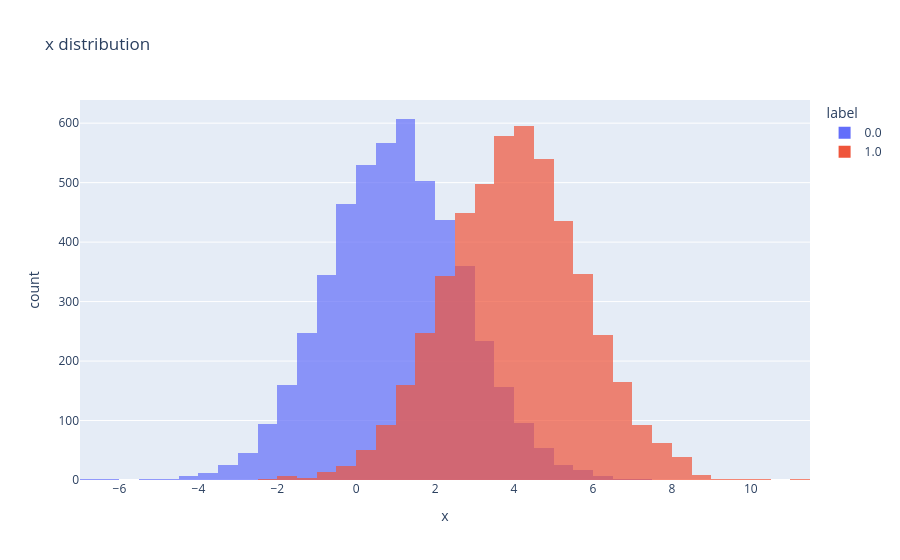
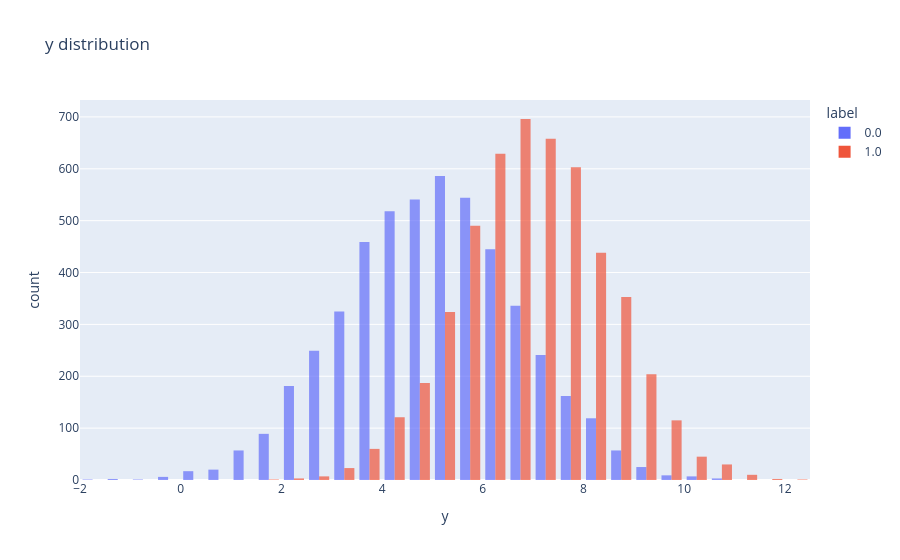
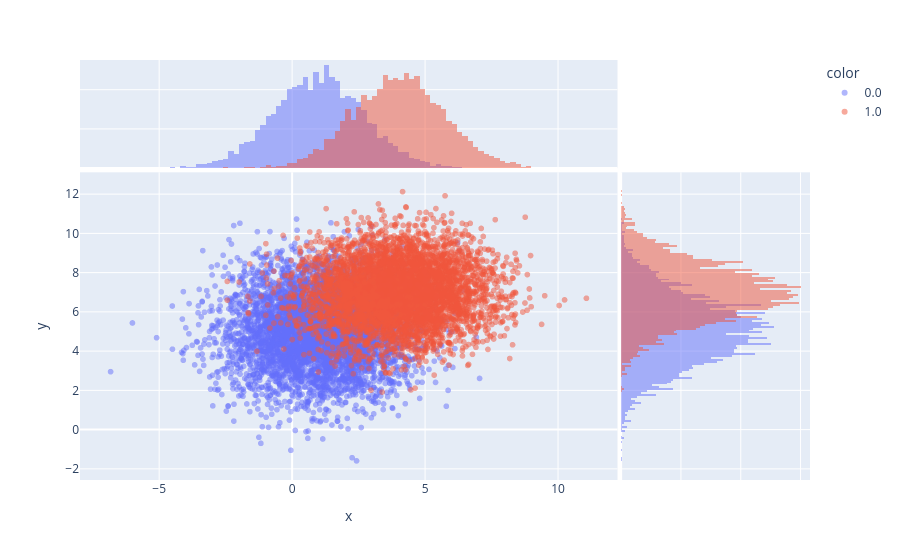

Here is the notebook cell these charts were saved with, in order:
### Markdown cell above
## Analiza wizualna danych. 

Pierwszy krok przy analizie danych z użyciem dowolnego algorytmu to ich inspekcja. Korzystając z funkcji biblioteki `plotly.express`:
* narysować rozkłady wszystkich zmiennych wejściowych oddzielnie dla klas 0 i 1 (`px.histogram()` - Zwróć uwagę na parametr barmode, zobacz co się stanie dla "group" a co jak go zmienisz na "overlay".)
* narysować wykres korelacji między zmiennymi wejściowymi dla klas 0 i 1 na jednym rysunku (`px.scatter()`)

### Code cell
#BEGIN_SOLUTION

px.histogram(df, x="x", nbins=40, color='label', title="x distribution", opacity=0.7, barmode="overlay").show() # Zwróć uwagę na parametr barmode, zobacz co się stanie jak go zmienisz na "overlay".
px.histogram(df, x="y", nbins=40, color='label', title="y distribution", opacity=0.7, barmode="group").show()

px.scatter(
    df, 
    x="x", 
    y="y", 
    color=df["label"].astype(str),
    opacity=0.5,
    marginal_x="histogram",   # inne opcje: "box", "violin", "rug"
    marginal_y="histogram"
).show()
#END_SOLUTION

### Figure 1 — Plotly figure (JSON) as saved in the notebook; plotly's stock layout.template omitted (floating-point values rounded to 4 significant figures; data arrays with more than 128 entries replaced by an {"elided": "..."} marker saying what was removed)
{"data": [{"bingroup": "x", "hovertemplate": "label=0.0<br>x=%{x}<br>count=%{y}<extra></extra>", "legendgroup": "0.0", "marker": {"color": "#636efa", "opacity": 0.7, "pattern": {"shape": ""}}, "name": "0.0", "nbinsx": 40, "orientation": "v", "showlegend": true, "type": "histogram", "x": {"elided": "5000 float values"}, "xaxis": "x", "yaxis": "y"}, {"bingroup": "x", "hovertemplate": "label=1.0<br>x=%{x}<br>count=%{y}<extra></extra>", "legendgroup": "1.0", "marker": {"color": "#EF553B", "opacity": 0.7, "pattern": {"shape": ""}}, "name": "1.0", "nbinsx": 40, "orientation": "v", "showlegend": true, "type": "histogram", "x": {"elided": "5000 float values"}, "xaxis": "x", "yaxis": "y"}], "layout": {"barmode": "overlay", "legend": {"title": {"text": "label"}, "tracegroupgap": 0}, "title": {"text": "x distribution"}, "xaxis": {"anchor": "y", "domain": [0, 1], "title": {"text": "x"}}, "yaxis": {"anchor": "x", "domain": [0, 1], "title": {"text": "count"}}}}

### Figure 2 — Plotly figure (JSON) as saved in the notebook; plotly's stock layout.template omitted (floating-point values rounded to 4 significant figures; data arrays with more than 128 entries replaced by an {"elided": "..."} marker saying what was removed)
{"data": [{"alignmentgroup": "True", "bingroup": "x", "hovertemplate": "label=0.0<br>y=%{x}<br>count=%{y}<extra></extra>", "legendgroup": "0.0", "marker": {"color": "#636efa", "opacity": 0.7, "pattern": {"shape": ""}}, "name": "0.0", "nbinsx": 40, "offsetgroup": "0.0", "orientation": "v", "showlegend": true, "type": "histogram", "x": {"elided": "5000 float values"}, "xaxis": "x", "yaxis": "y"}, {"alignmentgroup": "True", "bingroup": "x", "hovertemplate": "label=1.0<br>y=%{x}<br>count=%{y}<extra></extra>", "legendgroup": "1.0", "marker": {"color": "#EF553B", "opacity": 0.7, "pattern": {"shape": ""}}, "name": "1.0", "nbinsx": 40, "offsetgroup": "1.0", "orientation": "v", "showlegend": true, "type": "histogram", "x": {"elided": "5000 float values"}, "xaxis": "x", "yaxis": "y"}], "layout": {"barmode": "group", "legend": {"title": {"text": "label"}, "tracegroupgap": 0}, "title": {"text": "y distribution"}, "xaxis": {"anchor": "y", "domain": [0, 1], "title": {"text": "y"}}, "yaxis": {"anchor": "x", "domain": [0, 1], "title": {"text": "count"}}}}

### Figure 3 — Plotly figure (JSON) as saved in the notebook; plotly's stock layout.template omitted (floating-point values rounded to 4 significant figures; data arrays with more than 128 entries replaced by an {"elided": "..."} marker saying what was removed)
{"data": [{"hovertemplate": "color=0.0<br>x=%{x}<br>y=%{y}<extra></extra>", "legendgroup": "0.0", "marker": {"color": "#636efa", "opacity": 0.5, "symbol": "circle"}, "mode": "markers", "name": "0.0", "showlegend": true, "type": "scattergl", "x": {"elided": "5000 float values"}, "xaxis": "x", "y": {"elided": "5000 float values"}, "yaxis": "y"}, {"bingroup": "x", "hovertemplate": "color=0.0<br>x=%{x}<br>count=%{y}<extra></extra>", "legendgroup": "0.0", "marker": {"color": "#636efa"}, "name": "0.0", "opacity": 0.5, "showlegend": false, "type": "histogram", "x": {"elided": "5000 float values"}, "xaxis": "x3", "yaxis": "y3"}, {"bingroup": "y", "hovertemplate": "color=0.0<br>y=%{y}<br>count=%{x}<extra></extra>", "legendgroup": "0.0", "marker": {"color": "#636efa"}, "name": "0.0", "opacity": 0.5, "showlegend": false, "type": "histogram", "xaxis": "x2", "y": {"elided": "5000 float values"}, "yaxis": "y2"}, {"hovertemplate": "color=1.0<br>x=%{x}<br>y=%{y}<extra></extra>", "legendgroup": "1.0", "marker": {"color": "#EF553B", "opacity": 0.5, "symbol": "circle"}, "mode": "markers", "name": "1.0", "showlegend": true, "type": "scattergl", "x": {"elided": "5000 float values"}, "xaxis": "x", "y": {"elided": "5000 float values"}, "yaxis": "y"}, {"bingroup": "x", "hovertemplate": "color=1.0<br>x=%{x}<br>count=%{y}<extra></extra>", "legendgroup": "1.0", "marker": {"color": "#EF553B"}, "name": "1.0", "opacity": 0.5, "showlegend": false, "type": "histogram", "x": {"elided": "5000 float values"}, "xaxis": "x3", "yaxis": "y3"}, {"bingroup": "y", "hovertemplate": "color=1.0<br>y=%{y}<br>count=%{x}<extra></extra>", "legendgroup": "1.0", "marker": {"color": "#EF553B"}, "name": "1.0", "opacity": 0.5, "showlegend": false, "type": "histogram", "xaxis": "x2", "y": {"elided": "5000 float values"}, "yaxis": "y2"}], "layout": {"barmode": "overlay", "legend": {"title": {"text": "color"}, "tracegroupgap": 0}, "margin": {"t": 60}, "xaxis": {"anchor": "y", "domain": [0, 0.7363], "title": {"text": "x"}}, "xaxis2": {"anchor": "y2", "domain": [0.7413, 1], "matches": "x2", "showgrid": true, "showline": false, "showticklabels": false, "ticks": ""}, "xaxis3": {"anchor": "y3", "domain": [0, 0.7363], "matches": "x", "showgrid": true, "showticklabels": false}, "xaxis4": {"anchor": "y4", "domain": [0.7413, 1], "matches": "x2", "showgrid": true, "showline": false, "showticklabels": false, "ticks": ""}, "yaxis": {"anchor": "x", "domain": [0, 0.7326], "title": {"text": "y"}}, "yaxis2": {"anchor": "x2", "domain": [0, 0.7326], "matches": "y", "showgrid": true, "showticklabels": false}, "yaxis3": {"anchor": "x3", "domain": [0.7426, 1], "matches": "y3", "showgrid": true, "showline": false, "showticklabels": false, "ticks": ""}, "yaxis4": {"anchor": "x4", "domain": [0.7426, 1], "matches": "y3", "showgrid": true, "showline": false, "showticklabels": false, "ticks": ""}}}
